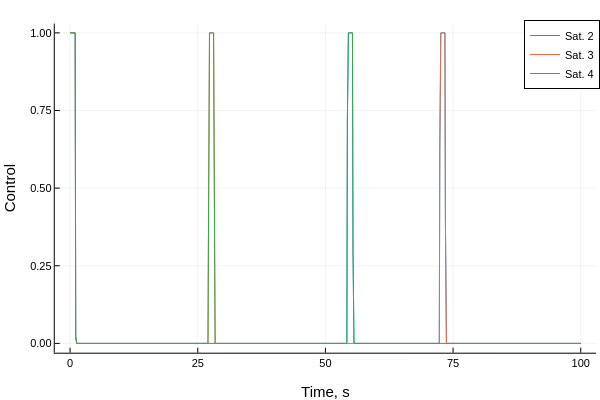

Write notebook code for a chart like this one.
### Code cell
using Plots
plotlyjs()

mylabel = String[]
mylabel1 = String[]
mylabel2 = String[]
for i = 1:num_sat
    append!(mylabel,["Sat. 1-"*string(i+1)])
    append!(mylabel1,["Sat. 1"])
    append!(mylabel2,["Sat. "*string(i+1)])
end

# plot(thist,u1hist,label=permutedims(mylabel1),ls=:dot, linewidth=2)
plot(thist,u2hist,label=permutedims(mylabel2))
plot!(xlabel="Time, s", ylabel = "Control")

### Figure 1 — Plotly figure (JSON) as saved in the notebook; plotly's stock layout.template omitted (floating-point values rounded to 4 significant figures; data arrays with more than 128 entries replaced by an {"elided": "..."} marker saying what was removed)
{"data": [{"colorbar": {"title": ""}, "legendgroup": "Sat. 2", "line": {"color": "rgba(0, 154, 250, 1.000)", "dash": "solid", "shape": "linear", "width": 1}, "mode": "lines", "name": "Sat. 2", "showlegend": true, "type": "scatter", "x": {"elided": "1001 float values"}, "xaxis": "x", "y": {"elided": "1001 float values"}, "yaxis": "y", "zmax": null, "zmin": null}, {"colorbar": {"title": ""}, "legendgroup": "Sat. 3", "line": {"color": "rgba(227, 111, 71, 1.000)", "dash": "solid", "shape": "linear", "width": 1}, "mode": "lines", "name": "Sat. 3", "showlegend": true, "type": "scatter", "x": {"elided": "1001 float values"}, "xaxis": "x", "y": {"elided": "1001 float values"}, "yaxis": "y", "zmax": null, "zmin": null}, {"colorbar": {"title": ""}, "legendgroup": "Sat. 4", "line": {"color": "rgba(62, 164, 78, 1.000)", "dash": "solid", "shape": "linear", "width": 1}, "mode": "lines", "name": "Sat. 4", "showlegend": true, "type": "scatter", "x": {"elided": "1001 float values"}, "xaxis": "x", "y": {"elided": "1001 float values"}, "yaxis": "y", "zmax": null, "zmin": null}], "layout": {"annotations": [], "height": 400, "legend": {"bgcolor": "rgba(255, 255, 255, 1.000)", "bordercolor": "rgba(0, 0, 0, 1.000)", "borderwidth": 1, "font": {"color": "rgba(0, 0, 0, 1.000)", "family": "sans-serif", "size": 11}, "title": {"font": {"color": "rgba(0, 0, 0, 1.000)", "family": "sans-serif", "size": 15}, "text": ""}, "tracegroupgap": 0, "traceorder": "normal", "x": 1, "xanchor": "auto", "y": 1, "yanchor": "auto"}, "margin": {"b": 20, "l": 0, "r": 0, "t": 20}, "paper_bgcolor": "rgba(255, 255, 255, 1.000)", "plot_bgcolor": "rgba(255, 255, 255, 1.000)", "showlegend": true, "width": 600, "xaxis": {"anchor": "y", "domain": [0.09128, 0.9934], "gridcolor": "rgba(0, 0, 0, 0.100)", "gridwidth": 0.5, "linecolor": "rgba(0, 0, 0, 1.000)", "mirror": false, "range": [-3, 103], "showgrid": true, "showline": true, "showticklabels": true, "tickangle": 0, "tickcolor": "rgb(0, 0, 0)", "tickfont": {"color": "rgba(0, 0, 0, 1.000)", "family": "sans-serif", "size": 11}, "tickmode": "array", "ticks": "inside", "ticktext": ["0", "25", "50", "75", "100"], "tickvals": [0, 25, 50, 75, 100], "title": "Time, s", "titlefont": {"color": "rgba(0, 0, 0, 1.000)", "family": "sans-serif", "size": 15}, "type": "-", "visible": true, "zeroline": false, "zerolinecolor": "rgba(0, 0, 0, 1.000)"}, "yaxis": {"anchor": "x", "domain": [0.07581, 0.9902], "gridcolor": "rgba(0, 0, 0, 0.100)", "gridwidth": 0.5, "linecolor": "rgba(0, 0, 0, 1.000)", "mirror": false, "range": [-0.03, 1.03], "showgrid": true, "showline": true, "showticklabels": true, "tickangle": 0, "tickcolor": "rgb(0, 0, 0)", "tickfont": {"color": "rgba(0, 0, 0, 1.000)", "family": "sans-serif", "size": 11}, "tickmode": "array", "ticks": "inside", "ticktext": ["0.00", "0.25", "0.50", "0.75", "1.00"], "tickvals": [0, 0.25, 0.5, 0.75, 1], "title": "Control", "titlefont": {"color": "rgba(0, 0, 0, 1.000)", "family": "sans-serif", "size": 15}, "type": "-", "visible": true, "zeroline": false, "zerolinecolor": "rgba(0, 0, 0, 1.000)"}}}
